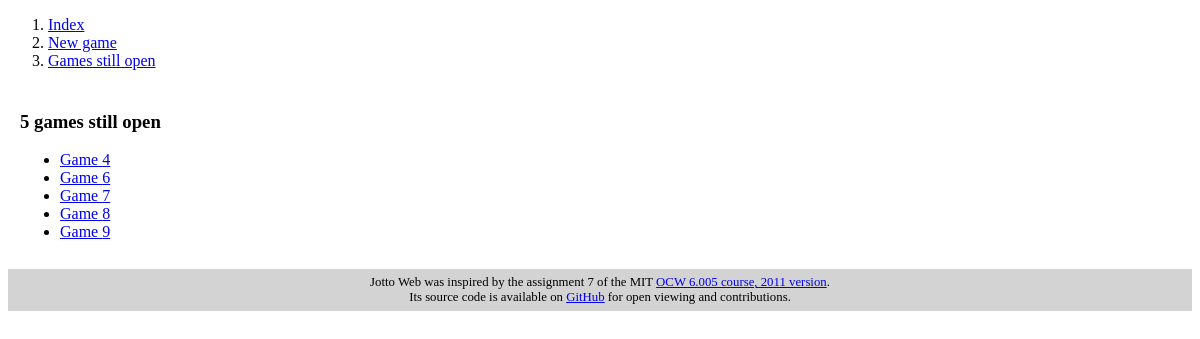
Page /sessions_still_open on the earlier database version.
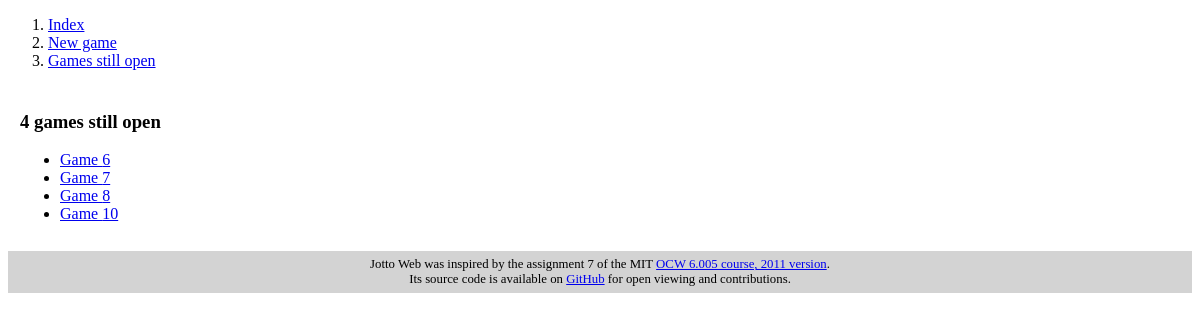
Same page on the later database version.
### JottoWebApp/models.py (models this page shows, shortened)
class Session(models.Model):
    puzzle = models.ForeignKey(Puzzle, on_delete=models.CASCADE)
    start_date = models.DateTimeField(default=timezone.localtime)
    end_date = models.DateTimeField(null=True)

### JottoWebApp/views.py (the view)
# urls.py: url(r"^sessions_still_open$", sessions_still_open, name="sessions_still_open"),
def sessions_still_open(request):
    template = loader.get_template("jotto/sessions_still_open.html")
    context = {
        "open_sessions": [s for s in Session.objects.all() if s.end_date is None]
    }
    return HttpResponse(template.render(context, request))

### JottoWebApp/templates/jotto/sessions_still_open.html (shortened to what this page needs)
{% extends "jotto/base.html" %}
{% block content %}
    <p>
        {% if open_sessions %}
            <h3>{{ open_sessions|length }} games still open</h3>
            <ul>
                {% for s in open_sessions %}
                    <li><a href="{% url 'jotto:session' s.id %}">Game {{ s.id }}</a></li>
                {% endfor %}
            </ul>
        {% else %}
            There are no open games to display.
        {% endif %}
    </p>
{% endblock %}

### JottoWebApp/templates/jotto/base.html (shortened to what this page needs)
<!doctype HTML>
<html>
<head>
</head>
<body>
    <nav>
        <ol>
            {% block sidebar %}
                <li><a href="{% url 'jotto:index' %}">Index</a></li>
                <li><a href="{% url 'jotto:pre_session' %}">New game</a></li>
                <li><a href="{% url 'jotto:sessions_still_open' %}">Games still open</a></li>
            {% endblock %}
        </ol>
    </nav>
    <main>
        {% block content %}
        {% endblock %}
    </main>
    <footer>
        Jotto Web was inspired by the assignment 7 of the MIT
        <a href="http://dspace.mit.edu/handle/1721.1/106923">OCW 6.005 course, 2011 version</a>.<br>
        Its source code is available on <a href="https://github.com/newnone/">GitHub</a> for open viewing and
        contributions.
    </footer>
</body>
</html>

### JottoWebApp/templates/jotto/base.html (style rules this page uses)
nav, main, footer { display: block; }
main { margin: 6px; padding: 6px; }
footer { font-size: 80%; background-color: lightgray; padding: 6px; text-align: center; }

Differences in the rows shown:
no longer on this page (row edited): Session: id "4"
no longer on this page (row edited): Session: id "9"
added Session: id "10"
Other differences:
{{ open_sessions|length }}: "5" → "4"
